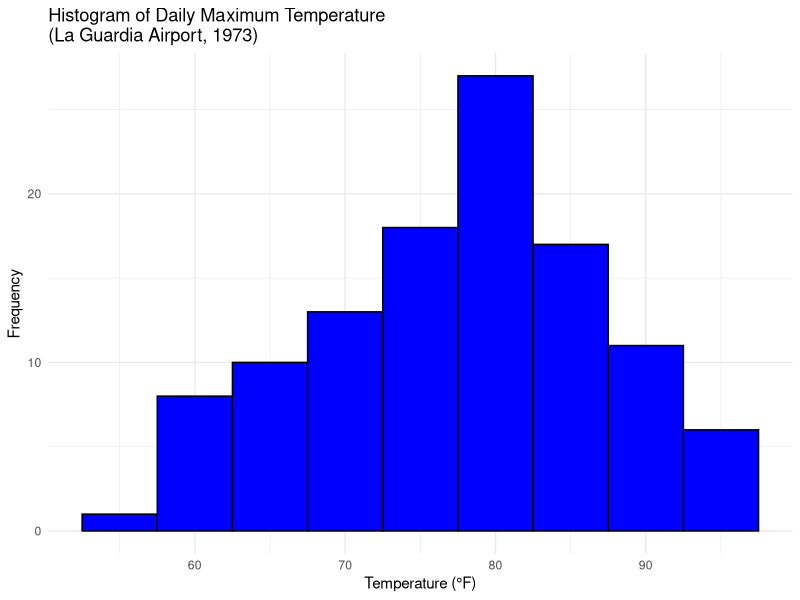
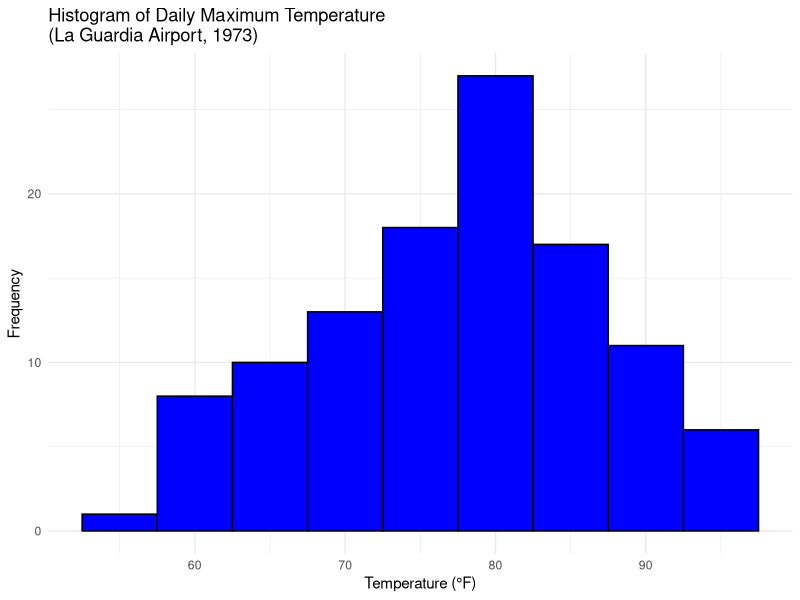

Source code (R) for these figures, in order:
library(ggplot2)

# Load dataset
data("airquality")

# Remove NA values
df <- na.omit(airquality)

# Histogram of Daily Maximum Temperature (La Guardia Airport)

p1 <- ggplot(df, aes(x = Temp)) +
  geom_histogram(binwidth = 5, fill = "blue", color = "black") +
  labs(title = "Histogram of Daily Maximum Temperature\n(La Guardia Airport, 1973)",
       x = "Temperature (°F)",
       y = "Frequency") +
  theme_minimal()

p1

# Save plot
ggsave("plots/week1B_plot_-1.png", plot = p1)